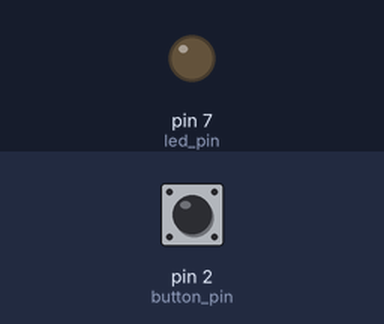
A sketch run on a simulated Arduino Uno, built with avr-gcc and run on an emulated ATmega328P. On the bench: output pins drawn as LEDs (lit = HIGH). The test bench sets the inputs (shaded band); at power-on: pin 2 (button_pin) HIGH.

Above: at 1.2 s.
1.3 s: pin 2 (button_pin) pulled LOW for 0.25 s
At 2.3 s:
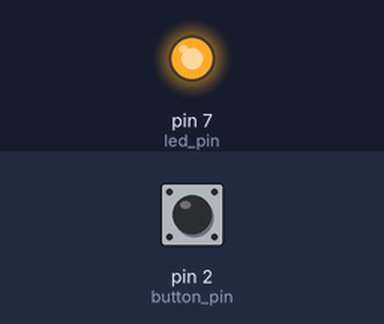
Timing chart, 0 to 4.3 s (numbered marks = the images above; inputs shaded):
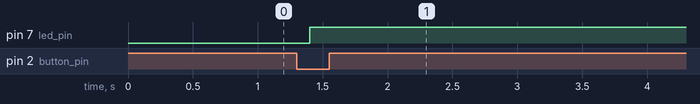

Measured:
- after the input at 1.3 s, pin 7 (led_pin): LOW → HIGH after 0.10 s

The sketch:

button_led.ino
```cpp
// ------------------------------------------------------------
// Code to validate wiring and functionality of button and LED
// Pushing button will toggle LED on/off
// ------------------------------------------------------------

const int led_pin = 7;
const int button_pin = 2;

bool isLedOn = false;
int prevButtonState = HIGH; // prevents led toggling if button was held down

void setup() {
  pinMode(button_pin, INPUT_PULLUP); // use internal pull-up for button, reverses button state
  pinMode(led_pin, OUTPUT);
}

void loop() {
  int buttonState = digitalRead(button_pin);

  if (buttonState == LOW && prevButtonState == HIGH && isLedOn == false) // button pressed and led is off
  {
    digitalWrite(led_pin, HIGH);
    isLedOn = true;
  }
  else if (buttonState == LOW && prevButtonState == HIGH && isLedOn == true) // button pressed and led is on
  {
    digitalWrite(13, LOW);
    isLedOn = false;
  }

  prevButtonState = buttonState;
  delay(200); // debounce button
}
```
